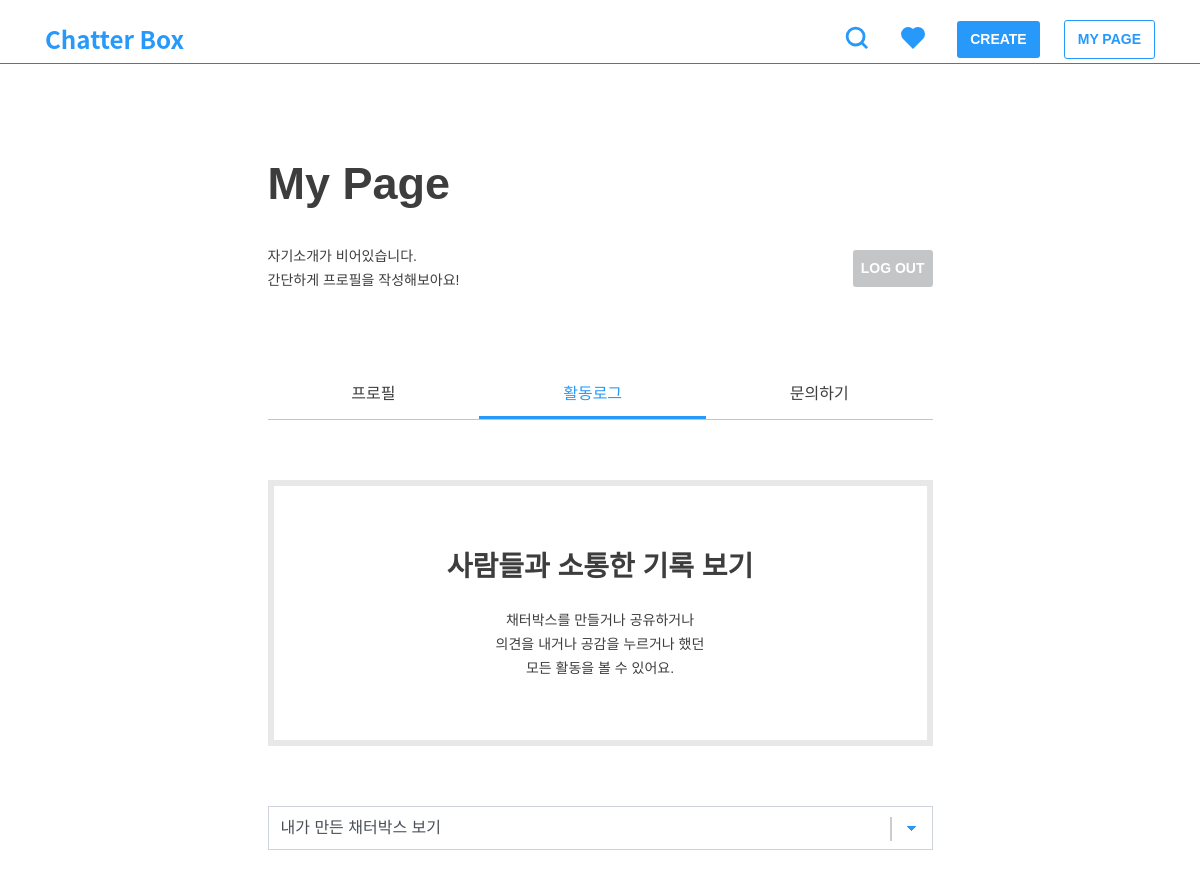
Page /member/log/ (signed in) on the earlier database version.
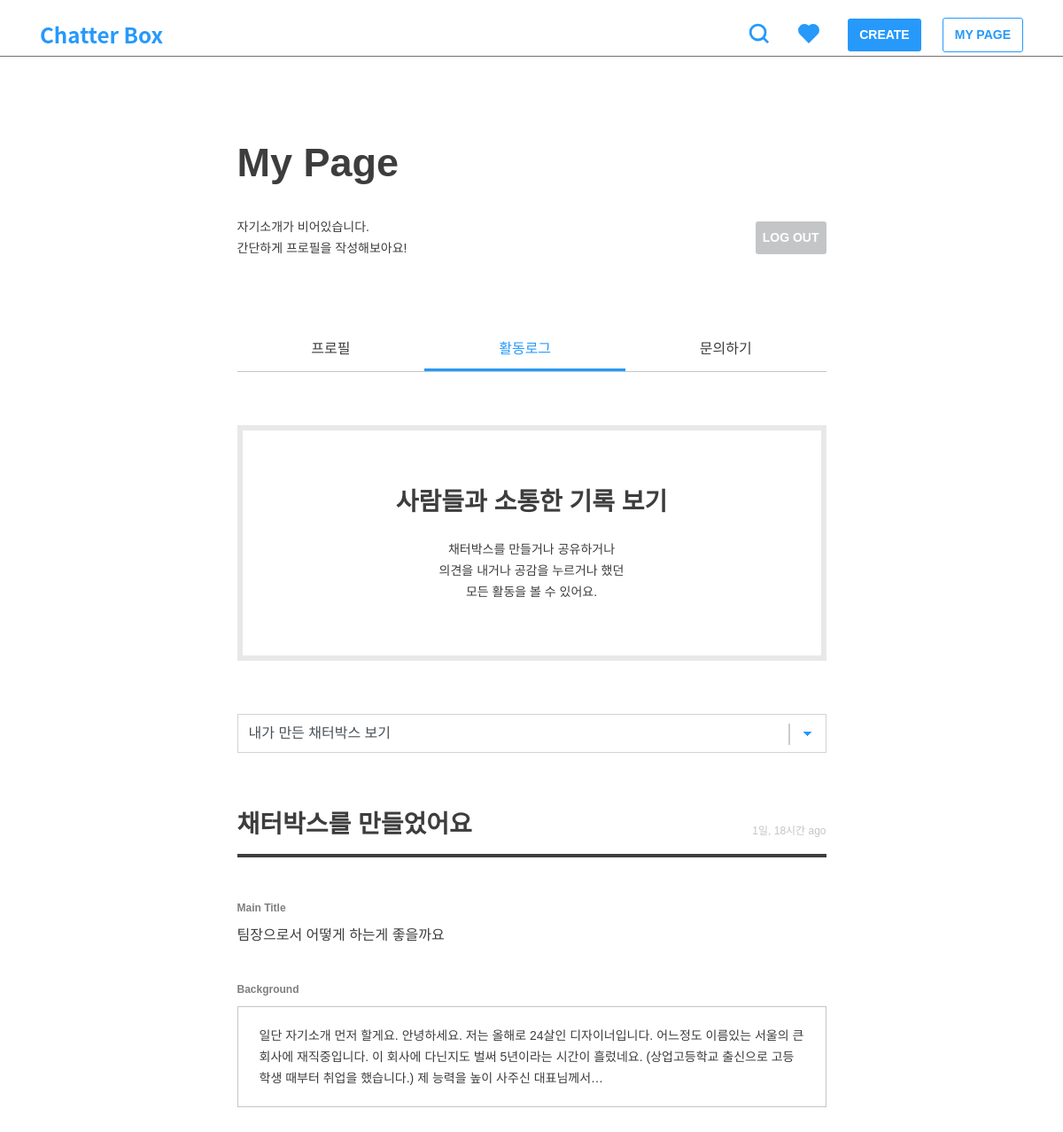
Same page on the later database version.
### post/models.py (models this page shows, shortened)
class TimeStampedModel(models.Model):
    created_at = models.DateTimeField(auto_now_add=True, null=True)
    updated_at = models.DateTimeField(auto_now=True, null=True)
    class Meta():
        abstract = True

class Post(TimeStampedModel):
    author = models.ForeignKey(settings.AUTH_USER_MODEL)
    category = models.ForeignKey('Category')
    title = models.CharField(max_length=160, null=True)
    background = models.TextField()
    background_image1 = models.ImageField(
        upload_to='post', blank=True, null=True)
    background_image2 = models.ImageField(
        upload_to='post', blank=True, null=True)
    background_image3 = models.ImageField(
        upload_to='post', blank=True, null=True)
    background_image4 = models.ImageField(
        upload_to='post', blank=True, null=True)
    background_image5 = models.ImageField(
        upload_to='post', blank=True, null=True)
    tag = TagField()
    view_count = models.PositiveSmallIntegerField(default=0)
    share_count = models.PositiveSmallIntegerField(default=0)
    pro_title = models.CharField(max_length=160, null=True)
    con_title = models.CharField(max_length=160, null=True)
    @property
    def natural_time(self):
        return naturaltime(self.created_at)
    class Meta:
        ordering = ['-created_at']

### member/views.py (the view, shortened to what this page needs)
@login_required
def user_log(request):
    user = request.user
    sort = request.GET.get('sort', '')
    if sort == 'my_comments':
        comments_pro = comment_models.Comment.objects.filter(
            author=user, type=True)  # 내가 만든 찬성의견
        comments_con = comment_models.Comment.objects.filter(
            author=user, type=False)  # 내가 만든 반대의견
        comments_sorted = sorted(
            chain(comments_pro, comments_con), key=lambda instance: instance.created_at)
        log_sorted = comments_sorted
        context = {'comments_pro': comments_pro, 'comments_con': comments_con,
                   'comments_sorted': comments_sorted, 'log_sorted': log_sorted, 'sort': sort, }
        return render(request, 'member/log.html', context)
    else:
        posts_log = post_models.Post.objects.filter(author=user)  # 내가 만든 채터박스
        log_sorted = posts_log
        context = {'posts_log': posts_log,
                   'log_sorted': log_sorted, 'sort': sort, }
    return render(request, 'member/log.html', context)

### templates/member/log.html (shortened to what this page needs)
{% extends 'base.html' %}
{% load static %}
{% block customCSS %}
<link rel="stylesheet" href="{% static 'css/member/my_page.css' %}">
<link rel="stylesheet" href="{% static 'css/member/log.css' %}">
<link rel="stylesheet" href="{% static 'css/post/post_list.css' %}">
{% endblock %}
{% block content %}
<div class="row justify-content-center">
    <div class="col-md-7 p-0 mypage">
        <h2>My Page</h2>
        <div class="info-area">
            {% if user.bio %}
            <h6>{{ user.bio }}</h6>
            {% else %}
            <h6>자기소개가 비어있습니다.<br />간단하게 프로필을 작성해보아요!</h6>
            {% endif %}
            <a class="btn btn-gray" href="{% url 'member:logout' %}">LOG OUT</a>
        </div>
        <div class="mypage-body">
            <ul class="nav nav-pills nav-fill">
                <li class="nav-item"><a class="tab-link" href="{% url 'member:my_page' %}">
                        <h5>프로필</h5>
                    </a></li>
                <li class="nav-item"><a class="tab-link active" href="#">
                        <h5>활동로그</h5>
                    </a></li>
                <li class="nav-item"><a class="tab-link" href="{% url 'member:contact' %}">
                        <h5>문의하기</h5>
                    </a></li>
            </ul>
            <div class="tab-pane" id="pills-log">
                <div class="mypage-header">
                    <h3>사람들과 소통한 기록 보기</h3>
                    <h6>채터박스를 만들거나 공유하거나<br />의견을 내거나 공감을 누르거나 했던<br />모든 활동을 볼 수 있어요.</h6>
                </div>
                <div class="form-group">
                    <select class="form-control sort-select" onchange="location = this.value;" name="?sort={{ sort }}">
                        <option value="?sort=my_posts">내가 만든 채터박스 보기</option>
                    </select>
                </div>
                <div class="load-log">
                    {% for log in log_sorted reversed %}
                    {% if log in posts_log %}
                    <div class="m60">
                        <div class="log-header">
                            <h3>채터박스를 만들었어요</h3>
                            <p>{{ log.natural_time }}</p>
                        </div>
                        <div class="log-body">
                            <label>Main Title</label>
                            <h5>{{ log.title }}</h5>
                            <label>Background</label>
                            <div class="background">
                                <h6>{{ log.background|safe|truncatechars:160 }}</h6>
                            </div>
                        </div>
                    </div>
                    {% endif %}
                    {% endfor %}
                </div>
            </div>
        </div>
    </div>
</div>
{% endblock %}

Differences in the rows shown:
added Post: natural_time "1일, 18시간 ago", title "팀장으로서 어떻게 하는게 좋을까요", background "일단 자기소개 먼저 할게요. 안녕하세요. 저는 올해로 24살인 디자이너입니다. 어느정도 이름있는 서울의 큰 회사에 재직중입니다. 이 회사에 다닌지도 벌써 5년이라는 시간이 흘렀네요. (상업고등학교 출신으로 고등학생 때부터 취업을 했습니다.) 제 능력을 높이 사주신 대표님께서…"
